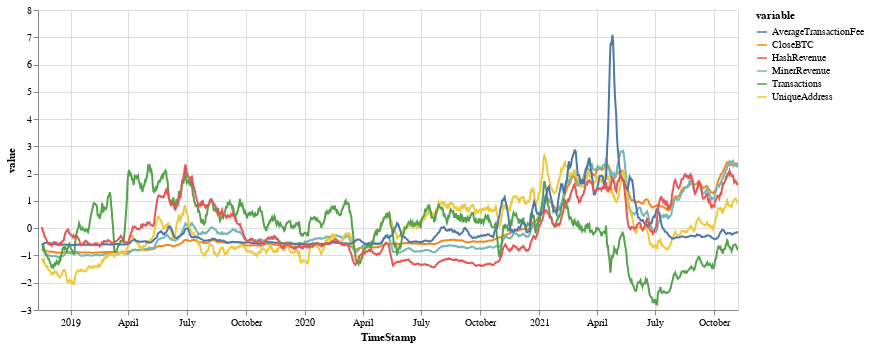

Source (notebook cell):
### Markdown cell above
### Q2 Users, Transactions and Miners

### Code cell
def Q2():
    data = df[["CloseBTC", "MinerRevenue", "UniqueAddress", "Transactions", "TransactionFee", "TotalHashRate"]].copy()
    data["AverageTransactionFee"] = data["TransactionFee"] / data["Transactions"]
    data["HashRevenue"] = data["MinerRevenue"] / data["TotalHashRate"]
    del data["TransactionFee"], data["TotalHashRate"]
    corr = data.corr().reset_index().melt(
        id_vars=["index"], 
        value_vars=["CloseBTC", "MinerRevenue", "UniqueAddress", "Transactions", "AverageTransactionFee", "HashRevenue"],
        value_name="coeff"
    ).rename(columns={"index": "field1", "variable":"field2"})
    base = alt.Chart(corr, width=250, height=250).encode(
        x=alt.X("field1:N"),
        y=alt.Y("field2:N"),
        tooltip=["field1:N", "field2:N", alt.Text("coeff:Q", format=".2f")]
    )
    chart = base.mark_rect().encode(
        color=alt.Color("coeff:Q", scale=alt.Scale(scheme="goldred"))
    )
    text = base.mark_text(baseline='middle', color="white", size=15).encode(
        text=alt.Text("coeff:Q", format=".2f")
    )
    heatmap = chart + text
    diff_data = data.copy()
    for column in data.columns:
        data[column] = data[column].rolling(window=7).mean()
        data[column] = (data[column] - data[column].mean()) / data[column].std()
    data = data.reset_index().melt(id_vars=["TimeStamp"])
    line_chart = alt.Chart(data, width=700).mark_line().encode(
        x=alt.X("TimeStamp:T"),
        y=alt.Y("value:Q"),
        color=alt.Color("variable:N"),
        tooltip=["TimeStamp:T", alt.Text("value:Q", format=".2f"), "variable:N"]
    ).interactive(bind_y=False)
    
    for column in diff_data.columns:
        diff_data[column] = diff_data[column] / diff_data[column].shift(1)
    corr_diff = diff_data.corr().reset_index().melt(
        id_vars=["index"], 
        value_vars=["CloseBTC", "MinerRevenue", "UniqueAddress", "Transactions", "AverageTransactionFee", "HashRevenue"],
        value_name="coeff"
    ).rename(columns={"index": "field1", "variable":"field2"})
    base_diff = alt.Chart(corr_diff, width=250, height=250).encode(
        x=alt.X("field1:N"),
        y=alt.Y("field2:N"),
        tooltip=["field1:N", "field2:N", alt.Text("coeff:Q", format=".2f")]
    )
    chart_diff = base_diff.mark_rect().encode(
        color=alt.Color("coeff:Q", scale=alt.Scale(scheme="goldred"))
    )
    text_diff = base_diff.mark_text(baseline='middle', color="white", size=15).encode(
        text=alt.Text("coeff:Q", format=".2f")
    )
    heatmap_diff = chart_diff + text_diff
    return line_chart
    return (heatmap | heatmap_diff) & line_chart
Q2()

### Figure 1 — Vega-Lite specification as saved in the notebook (floating-point values rounded to 4 significant figures; data arrays with more than 128 entries replaced by an {"elided": "..."} marker saying what was removed)
{"config": {"view": {"continuousWidth": 400, "continuousHeight": 300}}, "data": {"name": "data-28b796d778f142c09f70f0023ac1ebad"}, "mark": "line", "encoding": {"color": {"type": "nominal", "field": "variable"}, "tooltip": [{"type": "temporal", "field": "TimeStamp"}, {"type": "quantitative", "field": "value", "format": ".2f"}, {"type": "nominal", "field": "variable"}], "x": {"type": "temporal", "field": "TimeStamp"}, "y": {"type": "quantitative", "field": "value"}}, "selection": {"selector004": {"type": "interval", "bind": "scales", "encodings": ["x"]}}, "width": 700, "$schema": "https://vega.github.io/schema/vega-lite/v4.8.1.json", "datasets": {"data-28b796d778f142c09f70f0023ac1ebad": {"elided": "6522 records"}}}
